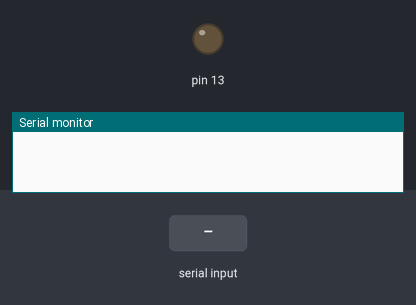
The sketch below on a simulated Arduino Uno, built with avr-gcc and run on an emulated ATmega328P. Shown: output pins drawn as LEDs (lit = HIGH), the last lines printed to the serial monitor. The test bench sets the inputs (shaded band).

Above: at 1.2 s.
1.3 s: "1" received over Serial
At 2.2 s:
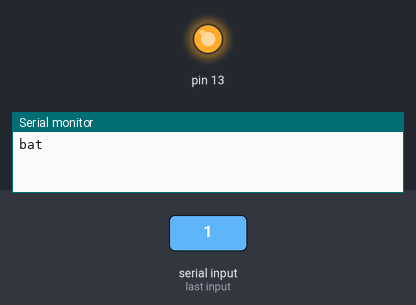
2.8 s: "0" received over Serial
At 3.3 s:
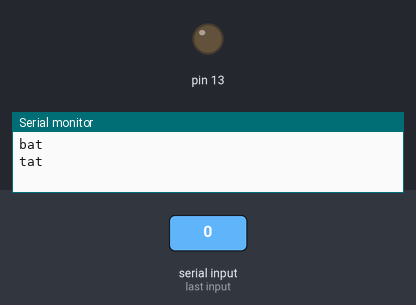
Timing chart, 0 to 5.8 s (numbered marks = the images above; inputs shaded):
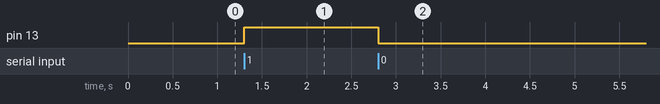

The sketch:

Serial.ino
```cpp
//char* str[]={"on","off"};
int compStr;
void setup()
{
  Serial.begin(9600);
  pinMode(13,OUTPUT);
}
void loop()
{
    compStr = Serial.read();

// so sánh

    if (compStr == '1')
    {
      digitalWrite(13,1);
      Serial.println("bat");
    }
    else if (compStr == '0')
    {
      digitalWrite(13,0);
      Serial.println("tat");
    }
}
```

Measured:
- after the input at 1.3 s, pin 13: LOW → HIGH at once
- after the input at 2.8 s, pin 13: HIGH → LOW at once
